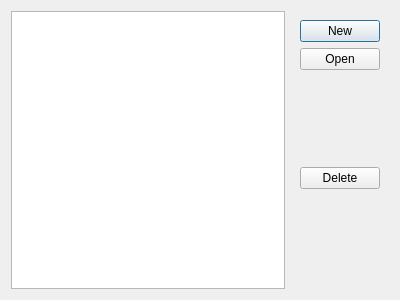
<?xml version="1.0" encoding="UTF-8"?>
<ui version="4.0">
 <class>ProjectPicker</class>
 <widget class="QDialog" name="ProjectPicker">
  <property name="geometry">
   <rect>
    <x>0</x>
    <y>0</y>
    <width>400</width>
    <height>300</height>
   </rect>
  </property>
  <property name="windowTitle">
   <string>Album browser</string>
  </property>
  <layout class="QHBoxLayout" name="horizontalLayout">
   <item>
    <widget class="QListView" name="projectsList"/>
   </item>
   <item>
    <widget class="QWidget" name="buttonsContainer" native="true">
     <layout class="QVBoxLayout" name="verticalLayout">
      <item>
       <widget class="QPushButton" name="newButton">
        <property name="text">
         <string>New</string>
        </property>
       </widget>
      </item>
      <item>
       <widget class="QPushButton" name="openButton">
        <property name="text">
         <string>Open</string>
        </property>
       </widget>
      </item>
      <item>
       <spacer name="verticalSpacer_2">
        <property name="orientation">
         <enum>Qt::Vertical</enum>
        </property>
        <property name="sizeHint" stdset="0">
         <size>
          <width>20</width>
          <height>40</height>
         </size>
        </property>
       </spacer>
      </item>
      <item>
       <widget class="QPushButton" name="deleteButton">
        <property name="text">
         <string>Delete</string>
        </property>
       </widget>
      </item>
      <item>
       <spacer name="verticalSpacer">
        <property name="orientation">
         <enum>Qt::Vertical</enum>
        </property>
        <property name="sizeHint" stdset="0">
         <size>
          <width>20</width>
          <height>40</height>
         </size>
        </property>
       </spacer>
      </item>
     </layout>
    </widget>
   </item>
  </layout>
 </widget>
 <resources/>
 <connections/>
</ui>
